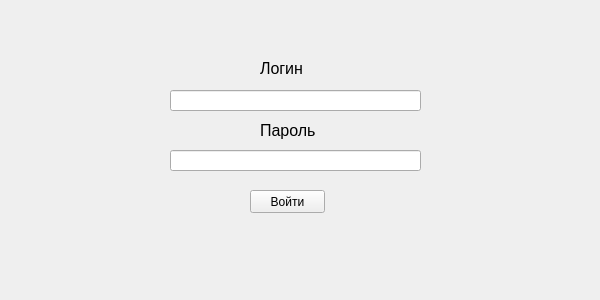
<?xml version="1.0" encoding="UTF-8"?>
<ui version="4.0">
 <class>Login_Page</class>
 <widget class="QMainWindow" name="Login_Page">
  <property name="geometry">
   <rect>
    <x>0</x>
    <y>0</y>
    <width>600</width>
    <height>300</height>
   </rect>
  </property>
  <property name="windowTitle">
   <string>MainWindow</string>
  </property>
  <widget class="QWidget" name="centralwidget">
   <widget class="QLabel" name="label_2">
    <property name="geometry">
     <rect>
      <x>260</x>
      <y>120</y>
      <width>61</width>
      <height>21</height>
     </rect>
    </property>
    <property name="font">
     <font>
      <pointsize>12</pointsize>
     </font>
    </property>
    <property name="text">
     <string>Пароль</string>
    </property>
   </widget>
   <widget class="QPushButton" name="pushButton">
    <property name="geometry">
     <rect>
      <x>250</x>
      <y>190</y>
      <width>75</width>
      <height>23</height>
     </rect>
    </property>
    <property name="text">
     <string>Войти</string>
    </property>
   </widget>
   <widget class="QLabel" name="label">
    <property name="geometry">
     <rect>
      <x>260</x>
      <y>60</y>
      <width>51</width>
      <height>16</height>
     </rect>
    </property>
    <property name="font">
     <font>
      <pointsize>12</pointsize>
     </font>
    </property>
    <property name="text">
     <string>Логин</string>
    </property>
   </widget>
   <widget class="QLineEdit" name="line_login">
    <property name="geometry">
     <rect>
      <x>170</x>
      <y>90</y>
      <width>251</width>
      <height>21</height>
     </rect>
    </property>
   </widget>
   <widget class="QLineEdit" name="line_password">
    <property name="geometry">
     <rect>
      <x>170</x>
      <y>150</y>
      <width>251</width>
      <height>21</height>
     </rect>
    </property>
    <property name="echoMode">
     <enum>QLineEdit::Password</enum>
    </property>
   </widget>
  </widget>
 </widget>
 <resources/>
 <connections/>
</ui>
